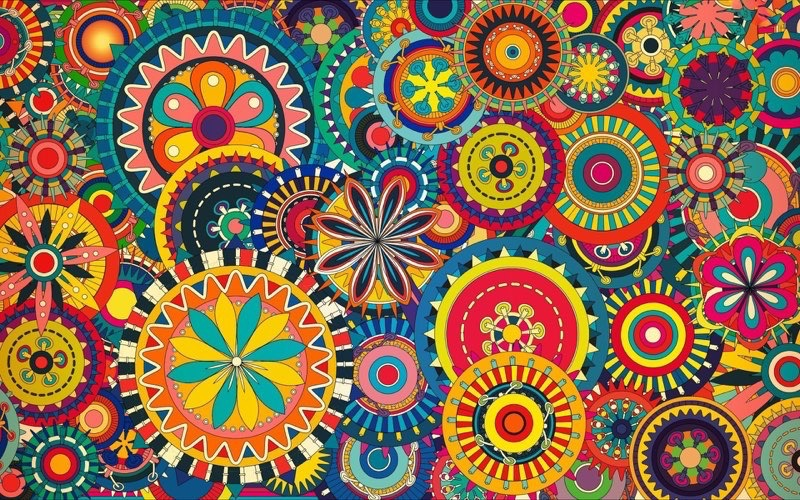
#> input picture images/input-image.jpg, 800 x 500 px
$ python main.py
#> lines starting #> are read from the running program, lines starting #| are printed output that depends on the picture
### kmeans.py
import numpy as np
import random

class KMeans:
    def __init__(self, k=2, tol=0.001, max_iter=500):
        self.k = k
        self.tol = tol
        self.max_iter = max_iter

    def fit(self, data):
        if len(data) < self.k:
            raise ValueError("Number of data points must be greater than k")

        # Initialize centroids with distinct data points
        self.centroids = {i: data[random.randint(0, len(data) - 1)] for i in range(self.k)}

        for _ in range(self.max_iter):
            self.classifications = {i: [] for i in range(self.k)}

            # Convert centroids to a NumPy array for vectorized operations
            centroids_array = np.array(list(self.centroids.values()))

            # Vectorized distance calculation
            distances = np.linalg.norm(data[:, np.newaxis] - centroids_array, axis=2)
            classifications = np.argmin(distances, axis=1)

            for index, classification in enumerate(classifications):
                self.classifications[classification].append(data[index])

            prev_centroids = dict(self.centroids)

            # Recalculate centroids
            for classification in self.classifications:
                if len(self.classifications[classification]) > 0:
                    self.centroids[classification] = np.mean(self.classifications[classification], axis=0)

            optimized = True

            for c in self.centroids:
                original_centroid = prev_centroids[c]
                current_centroid = self.centroids[c]

                # Optimization check with a condition to avoid division by zero
                if np.linalg.norm(current_centroid - original_centroid) > self.tol:
                    optimized = False

            if optimized:
                break

    def predict(self, data):
        centroids_array = np.array(list(self.centroids.values()))
        distances = np.linalg.norm(data - centroids_array, axis=1)
        classification = np.argmin(distances)
        return self.centroids[classification]

# Example usage
# kmeans = KMeans(k=3, tol=0.01)
# kmeans.fit(data)
# prediction = kmeans.predict(new_data_point)

### main.py
import cv2
import numpy as np
from PIL import Image
from kmeans import KMeans
import argparse

# Set up argument parser
parser = argparse.ArgumentParser(description="Image Segmentation using k-means clustering.")
parser.add_argument('--path', type=str, default='images/input-image.jpg', help='Path to the input image')
args = parser.parse_args()

# Read the image from the provided path
image = cv2.imread(args.path)
#> image is the input picture: shape (500, 800, 3); mean B, G, R 78.3, 107.7, 137.5

# Function to resize an image while maintaining aspect ratio
def resize_image(image, max_size=500):
#> called with max_size = 500
    height, width = image.shape[:2]
#> height = 500; width = 800

    # Calculate the ratio to resize to
    if height > width:
        ratio = max_size / float(height)
    else:
        ratio = max_size / float(width)
#> ratio = 0.625

    new_dimensions = (int(width * ratio), int(height * ratio))
#> new_dimensions = (500, 312)

    # Resize and return the image
    return cv2.resize(image, new_dimensions, interpolation=cv2.INTER_AREA)
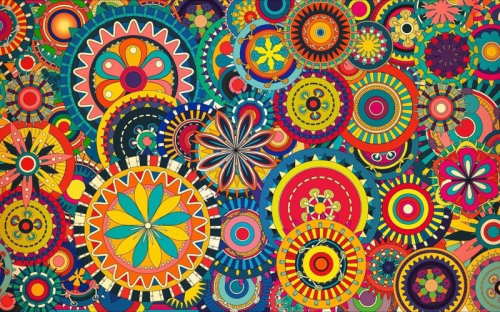
#> returned value: shape (312, 500, 3); mean of channels 0, 1, 2 78.3, 107.7, 137.5; drawn as B, G, R

# Resize the image to the optimum size
resized_image = resize_image(image)

raw = np.float32(resized_image.reshape((-1, 3)))

ks = [1, 2, 3, 4, 5, 6, 8, 10, 14, 16, 20, 25, 40, 50]

for k in ks:
    model = KMeans(k=k)
#> (the run stopped early here; a loop or call above may not have finished)
